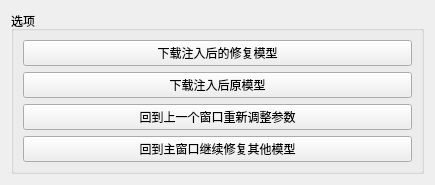
<?xml version="1.0" encoding="UTF-8"?>
<ui version="4.0">
 <class>Form</class>
 <widget class="QWidget" name="Form">
  <property name="geometry">
   <rect>
    <x>0</x>
    <y>0</y>
    <width>435</width>
    <height>163</height>
   </rect>
  </property>
  <property name="windowTitle">
   <string>注入成功</string>
  </property>
  <layout class="QVBoxLayout" name="verticalLayout_2">
   <item>
    <widget class="QGroupBox" name="groupBox_2">
     <property name="title">
      <string>选项</string>
     </property>
     <layout class="QVBoxLayout" name="verticalLayout">
      <item>
       <widget class="QPushButton" name="pB_download">
        <property name="text">
         <string>下载注入后的修复模型</string>
        </property>
       </widget>
      </item>
      <item>
       <widget class="QPushButton" name="pB_download_2">
        <property name="text">
         <string>下载注入后原模型</string>
        </property>
       </widget>
      </item>
      <item>
       <widget class="QPushButton" name="pB_refine">
        <property name="text">
         <string>回到上一个窗口重新调整参数</string>
        </property>
       </widget>
      </item>
      <item>
       <widget class="QPushButton" name="pB_back">
        <property name="text">
         <string>回到主窗口继续修复其他模型</string>
        </property>
       </widget>
      </item>
     </layout>
    </widget>
   </item>
  </layout>
 </widget>
 <resources/>
 <connections/>
</ui>
